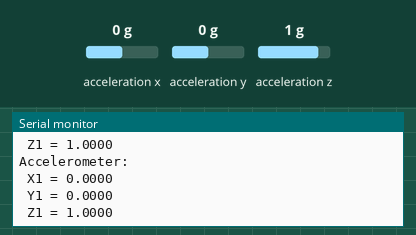
A sketch run on a simulated Arduino Uno, built with avr-gcc and run on an emulated ATmega328P. On the bench: the last lines printed to the serial monitor. The inputs (shaded band) are chosen by the test bench; at power-on: acceleration x 0 g, acceleration y 0 g, acceleration z 1 g.

Above: at 2.2 s.
2.3 s: acceleration x set to -1.4 g
At 2.8 s:
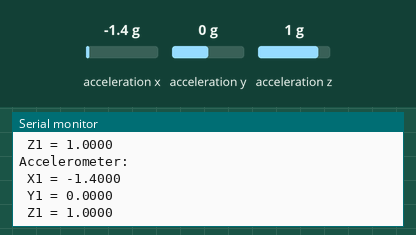
5.3 s: acceleration y set to -1.4 g
At 5.82 s:
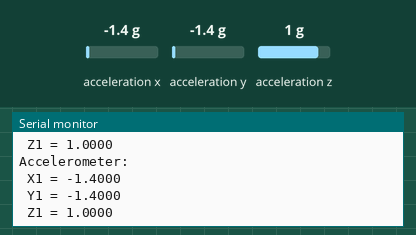
6.8 s: acceleration z set to -1.4 g
At 7.04 s:
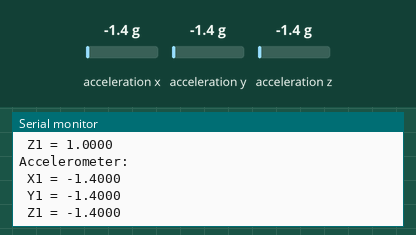

The sketch:

AccelTestSerial.ino
```cpp
// (licence header left out)
#include "SparkFunLIS3DH.h"
#include "Wire.h"
#include "SPI.h"

LIS3DH myIMU( I2C_MODE, 0x18 ); //Default constructor is I2C, addr 0x19 = 25 = 0b0011001 We need and address of 0x18 = 24 = 0b0011000 b/c we pull that pin down

void setup() {
  // put your setup code here, to run once:
  Serial.begin(9600);
  delay(1000); //relax...
  Serial.println("Processor came out of reset.\n");

  myIMU.settings.adcEnabled = 0;
  //Note:  By also setting tempEnabled = 1, temperature data is available
  //on ADC3.  Temperature *differences* can be read at a rate of
  //1 degree C per unit of ADC3
  myIMU.settings.tempEnabled = 0;
  myIMU.settings.accelSampleRate = 50;  //Hz.  Can be: 0,1,10,25,50,100,200,400,1600,5000 Hz
  myIMU.settings.accelRange = 2;      //Max G force readable.  Can be: 2, 4, 8, 16
  myIMU.settings.xAccelEnabled = 1;
  myIMU.settings.yAccelEnabled = 1;
  myIMU.settings.zAccelEnabled = 1;

  //Call .begin() to configure the IMU

  if(  myIMU.begin() != 0 )
  {
    Serial.println("Problem starting the sensor at 0x18.");
    while(1);
  }else{
    Serial.println("Starting the sensor at 0x18.");

  }

}

void loop()
{
  //Get all parameters
Serial.print("\nAccelerometer:\n");
  Serial.print(" X1 = ");
  Serial.println(myIMU.readFloatAccelX(), 4);
  Serial.print(" Y1 = ");
  Serial.println(myIMU.readFloatAccelY(), 4);
  Serial.print(" Z1 = ");
  Serial.println(myIMU.readFloatAccelZ(), 4);

  delay(300);
}
```

Measured:
- after the input at 2.3 s, the serial monitor: prints a new line after 0.28 s (image 1)
- after the input at 5.3 s, the serial monitor: prints a new line after 0.33 s (image 2)
- after the input at 6.8 s, the serial monitor: prints a new line after 0.05 s (image 3)
